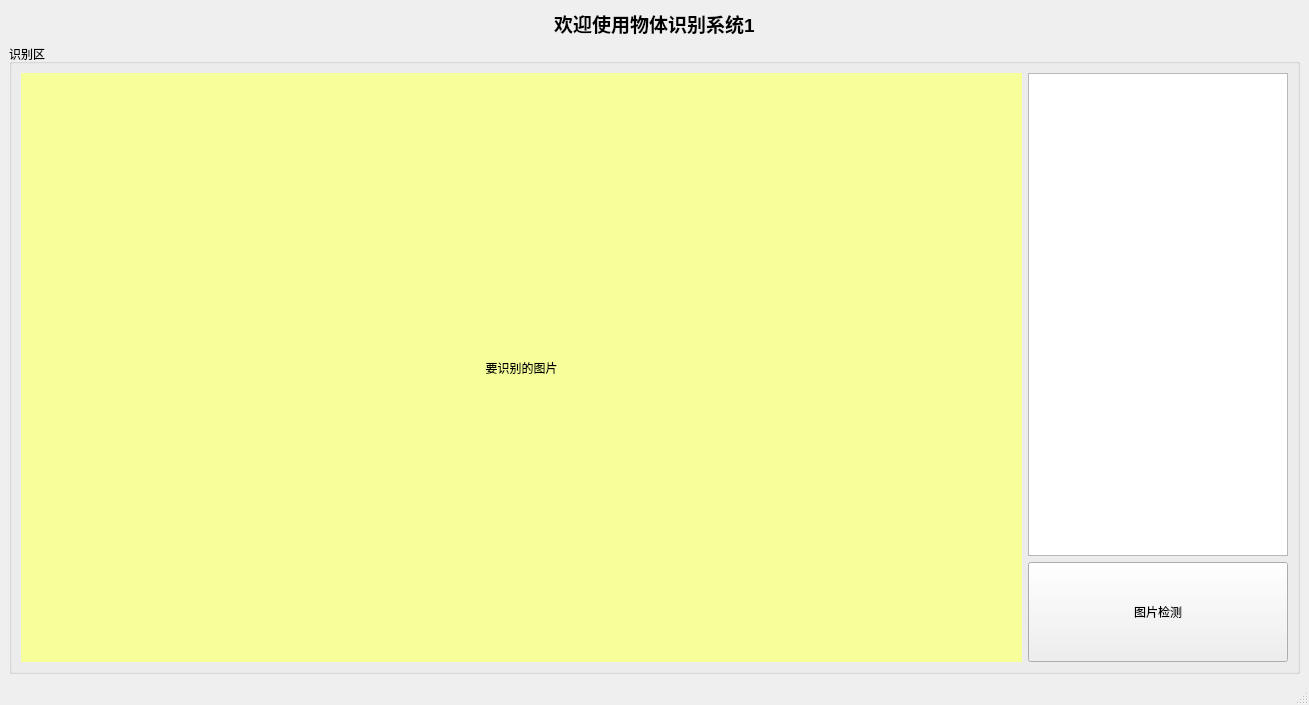
<?xml version="1.0" encoding="UTF-8"?>
<ui version="4.0">
 <class>MainWindow</class>
 <widget class="QMainWindow" name="MainWindow">
  <property name="geometry">
   <rect>
    <x>0</x>
    <y>0</y>
    <width>1309</width>
    <height>683</height>
   </rect>
  </property>
  <property name="minimumSize">
   <size>
    <width>0</width>
    <height>0</height>
   </size>
  </property>
  <property name="windowTitle">
   <string>MainWindow</string>
  </property>
  <widget class="QWidget" name="centralwidget">
   <layout class="QVBoxLayout" name="verticalLayout_2">
    <item>
     <widget class="QLabel" name="label">
      <property name="minimumSize">
       <size>
        <width>900</width>
        <height>0</height>
       </size>
      </property>
      <property name="font">
       <font>
        <pointsize>14</pointsize>
        <weight>75</weight>
        <italic>false</italic>
        <bold>true</bold>
        <kerning>true</kerning>
       </font>
      </property>
      <property name="text">
       <string>欢迎使用物体识别系统1</string>
      </property>
      <property name="alignment">
       <set>Qt::AlignCenter</set>
      </property>
      <property name="wordWrap">
       <bool>false</bool>
      </property>
     </widget>
    </item>
    <item>
     <widget class="QGroupBox" name="groupBox">
      <property name="minimumSize">
       <size>
        <width>1280</width>
        <height>630</height>
       </size>
      </property>
      <property name="title">
       <string>识别区</string>
      </property>
      <layout class="QHBoxLayout" name="horizontalLayout_2">
       <item>
        <layout class="QHBoxLayout" name="horizontalLayout" stretch="0,2">
         <property name="leftMargin">
          <number>0</number>
         </property>
         <property name="topMargin">
          <number>0</number>
         </property>
         <property name="rightMargin">
          <number>0</number>
         </property>
         <property name="bottomMargin">
          <number>0</number>
         </property>
         <item>
          <widget class="QLabel" name="label_new">
           <property name="enabled">
            <bool>true</bool>
           </property>
           <property name="sizePolicy">
            <sizepolicy hsizetype="Expanding" vsizetype="Expanding">
             <horstretch>0</horstretch>
             <verstretch>0</verstretch>
            </sizepolicy>
           </property>
           <property name="minimumSize">
            <size>
             <width>1000</width>
             <height>0</height>
            </size>
           </property>
           <property name="styleSheet">
            <string notr="true">QLabel {
	
	background-color: rgb(247, 255, 155);
}</string>
           </property>
           <property name="text">
            <string>要识别的图片</string>
           </property>
           <property name="alignment">
            <set>Qt::AlignCenter</set>
           </property>
          </widget>
         </item>
         <item>
          <layout class="QVBoxLayout" name="verticalLayout">
           <item>
            <widget class="QTextBrowser" name="textBrowser">
             <property name="minimumSize">
              <size>
               <width>0</width>
               <height>0</height>
              </size>
             </property>
             <property name="maximumSize">
              <size>
               <width>260</width>
               <height>16777215</height>
              </size>
             </property>
             <property name="styleSheet">
              <string notr="true"/>
             </property>
            </widget>
           </item>
           <item>
            <widget class="QPushButton" name="pushButton_img">
             <property name="minimumSize">
              <size>
               <width>0</width>
               <height>100</height>
              </size>
             </property>
             <property name="maximumSize">
              <size>
               <width>260</width>
               <height>16777215</height>
              </size>
             </property>
             <property name="text">
              <string>图片检测</string>
             </property>
            </widget>
           </item>
          </layout>
         </item>
        </layout>
       </item>
      </layout>
     </widget>
    </item>
   </layout>
  </widget>
  <widget class="QStatusBar" name="statusbar"/>
 </widget>
 <resources/>
 <connections/>
</ui>
